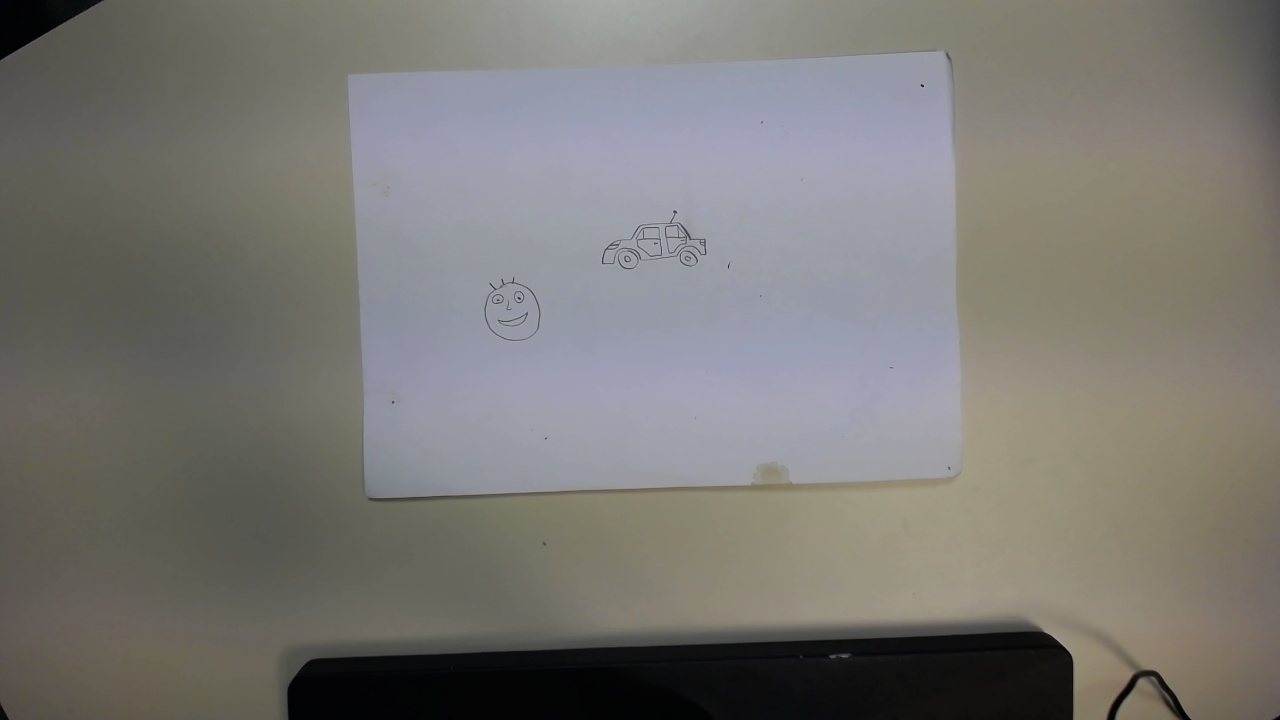
#> input picture bounce.jpg, 1280 x 720 px; its folder holds only this picture in this run
$ python -i linedraw.py   (imports and definitions only)
#> lines starting #> are read from the running program, lines starting #| are printed output that depends on the picture; after the words box and inside, x2 and y2 are one past the last pixel; in counts of white or black regions, pixels touching at a corner belong together
### image_processing/perlin.py
#Perlin Noise
#Based on Javascript from p5.js (https://github.com/processing/p5.js/blob/master/src/math/noise.js)

from math import cos, pi
from random import random

PERLIN_YWRAPB = 4
PERLIN_YWRAP = 1<<PERLIN_YWRAPB
PERLIN_ZWRAPB = 8
PERLIN_ZWRAP = 1<<PERLIN_ZWRAPB
PERLIN_SIZE = 4095

perlin_octaves = 4
perlin_amp_falloff = 0.5

def scaled_cosine(i):
    return 0.5*(1.0-cos(i*pi))

perlin = None

def noise(x,y=0,z=0):
    global perlin
    if perlin == None:
        perlin = []
        for i in range(0,PERLIN_SIZE+1):
            perlin.append(random())
    if x<0:x=-x
    if y<0:y=-y
    if z<0:z=-z

    xi,yi,zi = int(x),int(y),int(z)
    xf = x-xi
    yf = y-yi
    zf = z-zi
    rxf = ryf = None

    r = 0
    ampl = 0.5

    n1 = n2 = n3 = None
    for o in range(0,perlin_octaves):
        of=xi+(yi<<PERLIN_YWRAPB)+(zi<<PERLIN_ZWRAPB)

        rxf = scaled_cosine(xf)
        ryf = scaled_cosine(yf)

        n1  = perlin[of&PERLIN_SIZE]
        n1 += rxf*(perlin[(of+1)&PERLIN_SIZE]-n1)
        n2  = perlin[(of+PERLIN_YWRAP)&PERLIN_SIZE]
        n2 += rxf*(perlin[(of+PERLIN_YWRAP+1)&PERLIN_SIZE]-n2)
        n1 += ryf*(n2-n1)

        of += PERLIN_ZWRAP
        n2  = perlin[of&PERLIN_SIZE]
        n2 += rxf*(perlin[(of+1)&PERLIN_SIZE]-n2)
        n3  = perlin[(of+PERLIN_YWRAP)&PERLIN_SIZE]
        n3 += rxf*(perlin[(of+PERLIN_YWRAP+1)&PERLIN_SIZE]-n3)
        n2 += ryf*(n3-n2)

        n1 += scaled_cosine(zf)*(n2-n1)

        r += n1*ampl
        ampl *= perlin_amp_falloff
        xi<<=1
        xf*=2
        yi<<=1
        yf*=2
        zi<<=1
        zf*=2

        if (xf>=1.0): xi+=1; xf-=1
        if (yf>=1.0): yi+=1; yf-=1
        if (zf>=1.0): zi+=1; zf-=1
    return r

def noiseDetail(lod, falloff):
    if lod>0:perlin_octaves=lod
    if falloff>0:perlin_amp_falloff=falloff


class LCG():
    # [5 lines left out: function __init__, not called in this run]
    def setSeed(self,val=None):
        self.z = self.seed = (random()*self.m if val == None else val) >> 0
    def getSeed(self):
        return self.seed
    def rand(self):
        self.z = (self.a * self.z + self.c) % self.m
        return self.z/self.m


# [6 lines left out: function noiseSeed, not called in this run]

### image_processing/linedraw.py
"""
This script is based on the Linedraw project from https://github.com/LingDong-/linedraw.git.
It provides functions to convert images into line drawings.
"""

from PIL import Image, ImageOps
from numpy import array, frombuffer, uint8
from cv2 import Canny, GaussianBlur
import matplotlib.pyplot as plt
try:
    import image_processing.perlin as perlin
except:
    import perlin
try:
    from image_processing.A4_calibration import fit_to_a4
except:
    from A4_calibration import fit_to_a4


def distsum(*args: tuple) -> float:
    """
    Calculate the sum of distances between consecutive points.

    Args:
        *args (tuple): A variable number of tuples, each containing two coordinates.

    Returns:
        float: The sum of the distances between consecutive points.
    """
    return sum(
        [
            ((args[i][0] - args[i - 1][0]) ** 2 + (args[i][1] - args[i - 1][1]) ** 2)
            ** 0.5
            for i in range(1, len(args))
        ]
    )


# [13 lines left out: function visualize, not called in this run]


def sortlines(lines: list, verbose: bool = False) -> list:
    """
    Sort lines to optimize the drawing sequence.

    Args:
        lines (list): A list of lines, where each line is a list of (x, y) coordinates.
        verbose (bool): If True, print progress messages.

    Returns:
        list: A sorted list of lines.
    """
    if verbose:
        print("optimizing stroke sequence...")
    clines = lines[:]
    slines = [clines.pop(0)]
    while clines != []:
        x, s, r = None, 1000000, False
        for l in clines:
            d = distsum(l[0], slines[-1][-1])
            dr = distsum(l[-1], slines[-1][-1])
            if d < s:
                x, s, r = l[:], d, False
            if dr < s:
                x, s, r = l[:], s, True

        clines.remove(x)
        if r == True:
            x = x[::-1]
        slines.append(x)
    return slines


def find_edges(IM: Image, verbose: bool = False) -> Image:
    """
    Detect edges in an image using Gaussian blur and Canny edge detection.

    Args:
        IM (Image): The input image.
        verbose (bool): If True, print progress messages.

    Returns:
        Image: An image with detected edges.
    """
    if verbose:
        print("finding edges...")
    im = array(IM)
    im = GaussianBlur(im, (3, 3), 0)
    im = Canny(im, 100, 200)
    IM = Image.fromarray(im)
    return IM.point(lambda p: p > 128 and 255)


def getdots(IM: Image, verbose: bool = False) -> list:
    """
    Extract contour points from an image.

    Args:
        IM (Image): The input image.
        verbose (bool): If True, print progress messages.

    Returns:
        list: A list of contour points.
    """
    if verbose:
        print("getting contour points...")
    PX = IM.load()
    dots = []
    w, h = IM.size
    for y in range(h - 1):
        row = []
        for x in range(1, w):
            if PX[x, y] == 255:
                if len(row) > 0:
                    if x - row[-1][0] == row[-1][-1] + 1:
                        row[-1] = (row[-1][0], row[-1][-1] + 1)
                    else:
                        row.append((x, 0))
                else:
                    row.append((x, 0))
        dots.append(row)
    return dots


def connectdots(dots: list, verbose: bool = False) -> list:
    """
    Connect contour points to form contours.

    Args:
        dots (list): A list of contour points.
        verbose (bool): If True, print progress messages.

    Returns:
        list: A list of connected contours.
    """
    if verbose:
        print("connecting contour points...")
    contours = []
    for y in range(len(dots)):
        for x, v in dots[y]:
            if v > -1:
                if y == 0:
                    contours.append([(x, y)])
                else:
                    closest = -1
                    cdist = 100
                    for x0, v0 in dots[y - 1]:
                        if abs(x0 - x) < cdist:
                            cdist = abs(x0 - x)
                            closest = x0

                    if cdist > 3:
                        contours.append([(x, y)])
                    else:
                        found = 0
                        for i in range(len(contours)):
                            if contours[i][-1] == (closest, y - 1):
                                contours[i].append(
                                    (
                                        x,
                                        y,
                                    )
                                )
                                found = 1
                                break
                        if found == 0:
                            contours.append([(x, y)])
        for c in contours:
            if c[-1][1] < y - 1 and len(c) < 4:
                contours.remove(c)
    return contours


def getcontours(IM: Image, sc: int = 2, verbose: bool = False) -> list:
    """
    Generate contours from an image.

    Args:
        IM (Image): The input image.
        sc (int): Scale factor for the contours.
        verbose (bool): If True, print progress messages.

    Returns:
        list: A list of contours.
    """
    if verbose:
        print("generating contours...")
    IM = find_edges(IM)
    IM1 = IM.copy()
    IM2 = IM.rotate(-90, expand=True).transpose(Image.FLIP_LEFT_RIGHT)
    dots1 = getdots(IM1)
    contours1 = connectdots(dots1)
    dots2 = getdots(IM2)
    contours2 = connectdots(dots2)

    for i in range(len(contours2)):
        contours2[i] = [(c[1], c[0]) for c in contours2[i]]
    contours = contours1 + contours2

    for i in range(len(contours)):
        for j in range(len(contours)):
            if len(contours[i]) > 0 and len(contours[j]) > 0:
                if distsum(contours[j][0], contours[i][-1]) < 8:
                    contours[i] = contours[i] + contours[j]
                    contours[j] = []

    for i in range(len(contours)):
        contours[i] = [contours[i][j] for j in range(0, len(contours[i]), 8)]

    contours = [c for c in contours if len(c) > 1]

    for i in range(0, len(contours)):
        contours[i] = [(v[0] * sc, v[1] * sc) for v in contours[i]]

    for i in range(0, len(contours)):
        for j in range(0, len(contours[i])):
            contours[i][j] = int(
                contours[i][j][0] + 10 * perlin.noise(i * 0.5, j * 0.1, 1)
            ), int(contours[i][j][1] + 10 * perlin.noise(i * 0.5, j * 0.1, 2))

    return contours


def hatch(IM: Image, sc=16, verbose=False) -> list:
    """
    Generate hatching lines for an image.

    Args:
        IM (Image): The input image.
        sc (int): Scale factor for the hatching lines.
        verbose (bool): If True, print progress messages.

    Returns:
        list: A list of hatching lines.
    """
    if verbose:
        print("hatching...")
    PX = IM.load()
    w, h = IM.size
    lg1 = []
    lg2 = []
    for x0 in range(w):
        for y0 in range(h):
            x = x0 * sc
            y = y0 * sc
            if PX[x0, y0] > 144:
                pass

            elif PX[x0, y0] > 64:
                lg1.append([(x, y + sc / 4), (x + sc, y + sc / 4)])
            elif PX[x0, y0] > 16:
                lg1.append([(x, y + sc / 4), (x + sc, y + sc / 4)])
                lg2.append([(x + sc, y), (x, y + sc)])

            else:
                lg1.append([(x, y + sc / 4), (x + sc, y + sc / 4)])
                lg1.append([(x, y + sc / 2 + sc / 4), (x + sc, y + sc / 2 + sc / 4)])
                lg2.append([(x + sc, y), (x, y + sc)])

    lines = [lg1, lg2]
    for k in range(0, len(lines)):
        for i in range(0, len(lines[k])):
            for j in range(0, len(lines[k])):
                if lines[k][i] != [] and lines[k][j] != []:
                    if lines[k][i][-1] == lines[k][j][0]:
                        lines[k][i] = lines[k][i] + lines[k][j][1:]
                        lines[k][j] = []
        lines[k] = [l for l in lines[k] if len(l) > 0]
    lines = lines[0] + lines[1]

    for i in range(0, len(lines)):
        for j in range(0, len(lines[i])):
            lines[i][j] = (
                int(lines[i][j][0] + sc * perlin.noise(i * 0.5, j * 0.1, 1)),
                int(lines[i][j][1] + sc * perlin.noise(i * 0.5, j * 0.1, 2)) - j,
            )
    return lines


def sketch(
    IM: Image,
    verbose: bool = False,
    draw_contours: bool = True,
    draw_hatch: bool = True,
    resolution: int = 2048,
    hatch_size: int = 16,
    contour_simplify: int = 2,
) -> list:
    """
    Generate a sketch from an image by combining contours and hatching.

    Args:
        IM (Image): The input image.
        verbose (bool): If True, print progress messages.
        draw_contours (bool): If True, draw contours.
        draw_hatch (bool): If True, draw hatching lines.
        resolution (int): Resolution of the output sketch.
        hatch_size (int): Size of the hatching lines.
        contour_simplify (int): Simplification factor for contours.

    Returns:
        list: A list of lines representing the sketch.
    """
    w, h = IM.size

    IM = IM.convert("L")
    IM = ImageOps.autocontrast(IM, 10)

    lines = []
    if draw_contours:
        lines += getcontours(
            IM.resize(
                (
                    resolution // contour_simplify,
                    resolution // contour_simplify * h // w,
                )
            ),
            contour_simplify,
        )
    if draw_hatch:
        lines += hatch(
            IM.resize((resolution // hatch_size, resolution // hatch_size * h // w)),
            hatch_size,
        )

    lines = sortlines(lines)

    if verbose:
        print(len(lines), "strokes.")
        print("done.")
    return lines


# [32 lines left out: function output, not called in this run]

>>> from PIL import Image
>>> picture = Image.open('../bounce.jpg')
#> picture is the input picture: PIL image 1280x720 RGB; mean R, G, B 121.4, 119.7, 115.6
>>> result = sketch(picture)
#> in sketch, `IM = IM.convert("L")`:
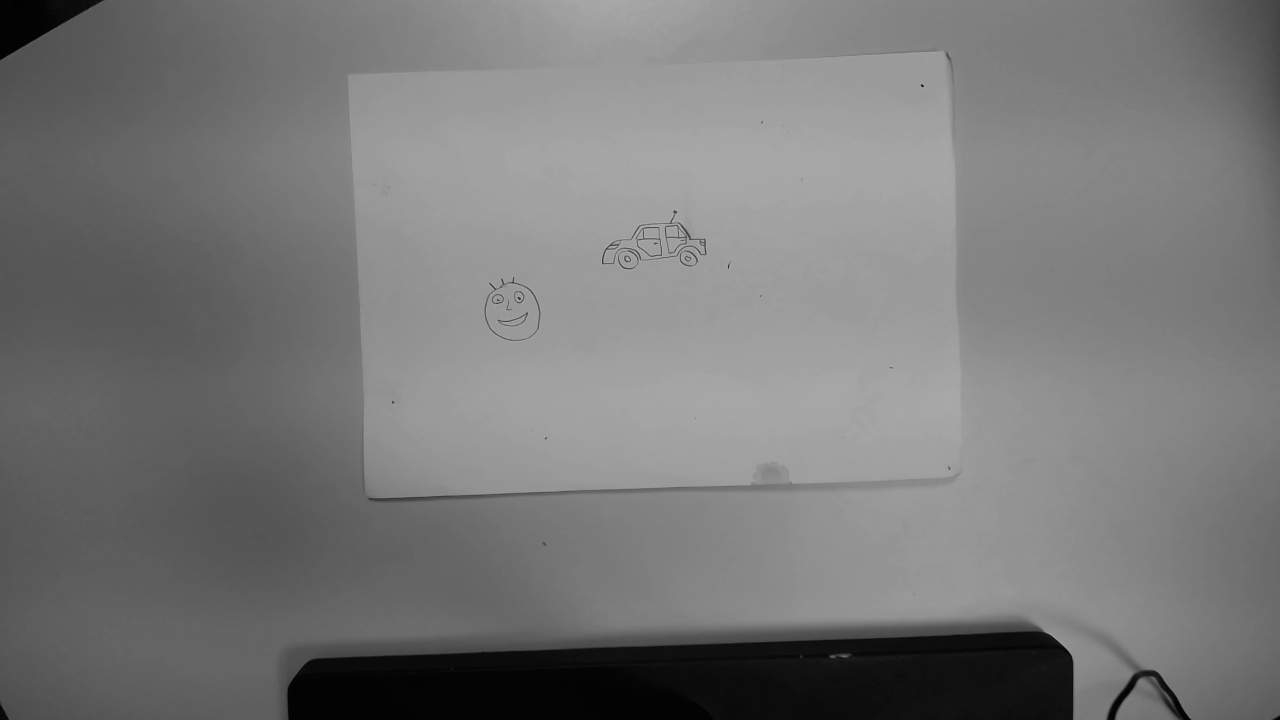
#> IM: PIL image 1280x720 L; min 0, max 178, mean 119.7
#> in sketch, `IM = ImageOps.autocontrast(IM, 10)`:
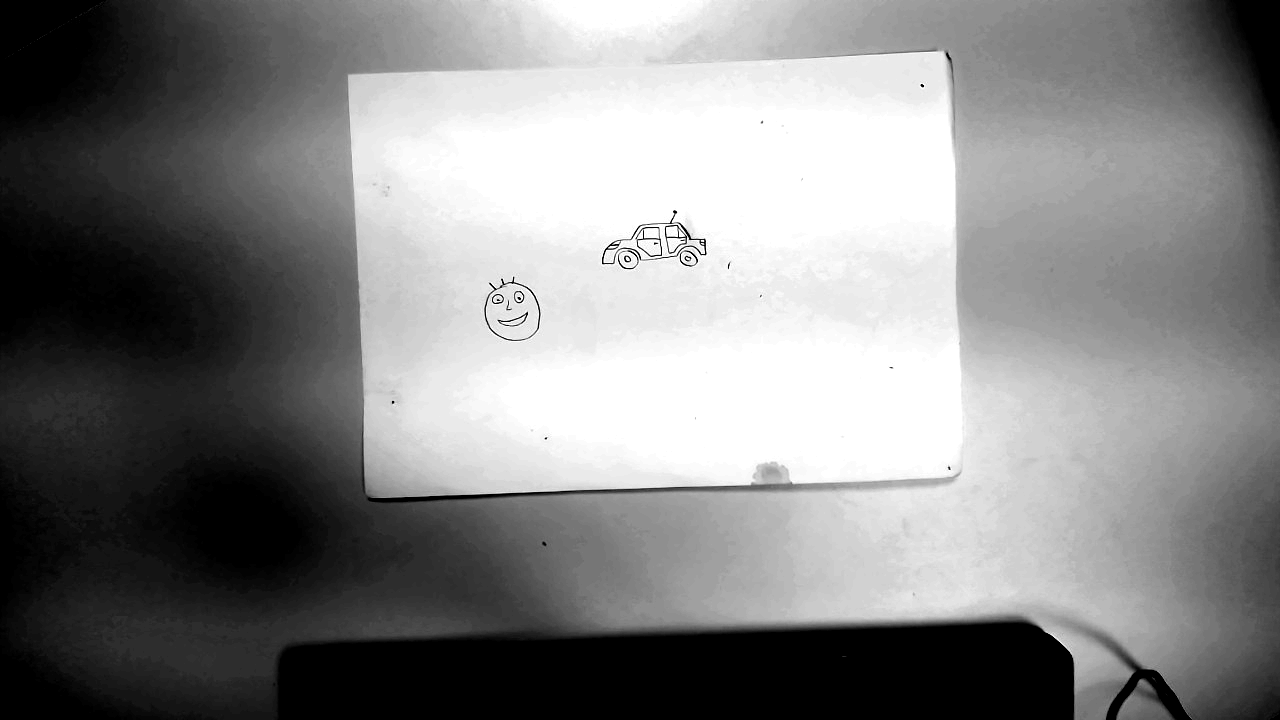
#> IM: PIL image 1280x720 L; min 0, max 255, mean 131.5
#> in find_edges, `im = Canny(im, 100, 200)`:
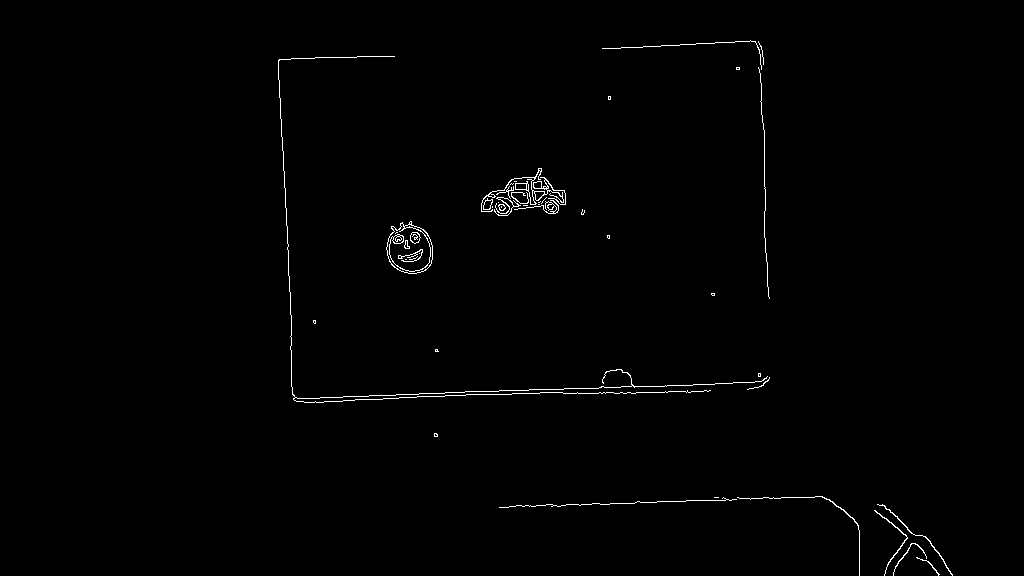
#> im: shape (576, 1024); 0.71% white in thin lines or dots, all inside (x1, y1, x2, y2) = (278, 40, 953, 576)
#> in getcontours, `IM2 = IM.rotate(-90, expand=True).transpose(Image.FLIP_LEFT_RIGHT)`:
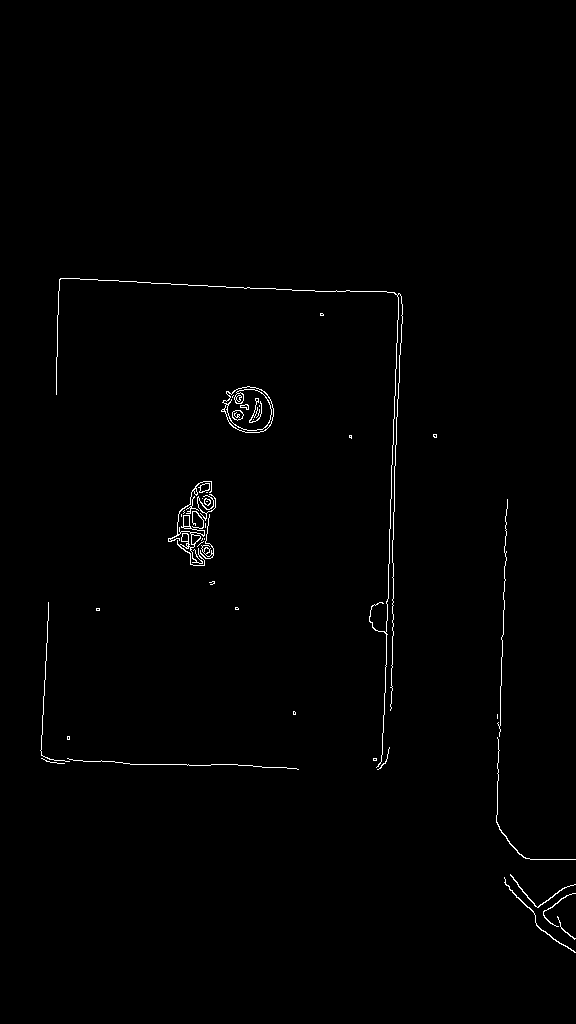
#> IM2: PIL image 576x1024 L; 0.71% white in thin lines or dots, all inside (x1, y1, x2, y2) = (40, 278, 576, 953)
#> in getcontours, `dots1 = getdots(IM1)`: dots1 = 575 items, first 6: [], [], [], [], [], []
#> after the loop in connectdots, `for y in range(len(dots)):`: contours = 85 items
#> in getcontours, `dots2 = getdots(IM2)`: dots2 = 1023 items, first 6: [], [], [], [], [], []
#> in getcontours, `contours2 = connectdots(dots2)`: contours2 = 82 items
#> the loop in getcontours, `for i in range(len(contours2)):` made 82 passes
#> in getcontours, `contours = contours1 + contours2`: contours = 167 items
#> in getcontours, `contours = [c for c in contours if len(c) > 1]`: contours = 47 items
#> the loop in getcontours, `for i in range(0, len(contours)):` made 47 passes
#> the loop in getcontours, `for i in range(0, len(contours)):` made 47 passes
